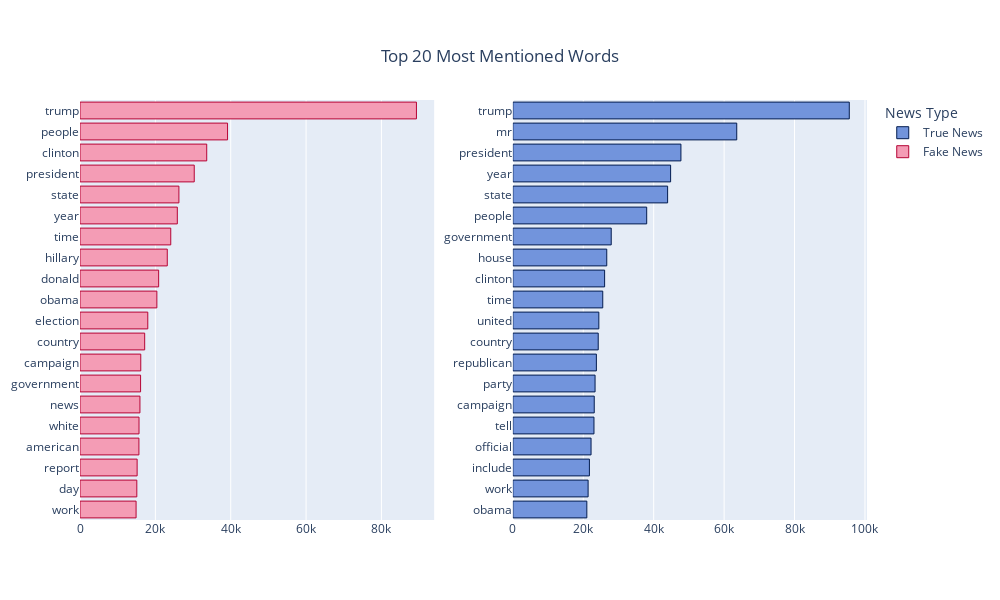

Here is the notebook cell this chart was saved with:
### Markdown cell above
#### Most Mentioned Words

### Code cell
with open('projects/misinformation-analysis/figure/top20_words.json', 'r') as f:
    fig = pio.from_json(f.read())
fig.show()

### Figure 1 — Plotly figure (JSON) as saved in the notebook; plotly's stock layout.template omitted (floating-point values rounded to 4 significant figures)
{"data": [{"marker": {"color": "#7294DC", "line": {"color": "#041D50", "width": 1}}, "name": "True News", "orientation": "h", "type": "bar", "x": [21014, 21377, 21747, 22210, 23042, 23116, 23350, 23724, 24248, 24418, 25532, 26060, 26669, 27940, 38011, 43955, 44808, 47735, 63586, 95551], "xaxis": "x2", "y": ["obama", "work", "include", "official", "tell", "campaign", "party", "republican", "country", "united", "time", "clinton", "house", "government", "people", "state", "year", "president", "mr", "trump"], "yaxis": "y2"}, {"marker": {"color": "#F49CB5", "line": {"color": "#B50536", "width": 1}}, "name": "Fake News", "orientation": "h", "type": "bar", "x": [14886, 15079, 15162, 15640, 15667, 15911, 16079, 16128, 17165, 17992, 20398, 20874, 23162, 24085, 25829, 26250, 30320, 33634, 39162, 89291], "xaxis": "x", "y": ["work", "day", "report", "american", "white", "news", "government", "campaign", "country", "election", "obama", "donald", "hillary", "time", "year", "state", "president", "clinton", "people", "trump"], "yaxis": "y"}], "layout": {"height": 600, "legend": {"title": {"text": "News Type"}}, "title": {"text": "Top 20 Most Mentioned Words", "x": 0.5, "xanchor": "center", "yanchor": "top"}, "width": 1000, "xaxis": {"anchor": "y", "domain": [0, 0.45]}, "xaxis2": {"anchor": "y2", "domain": [0.55, 1]}, "yaxis": {"anchor": "x", "domain": [0, 1]}, "yaxis2": {"anchor": "x2", "domain": [0, 1]}}}
